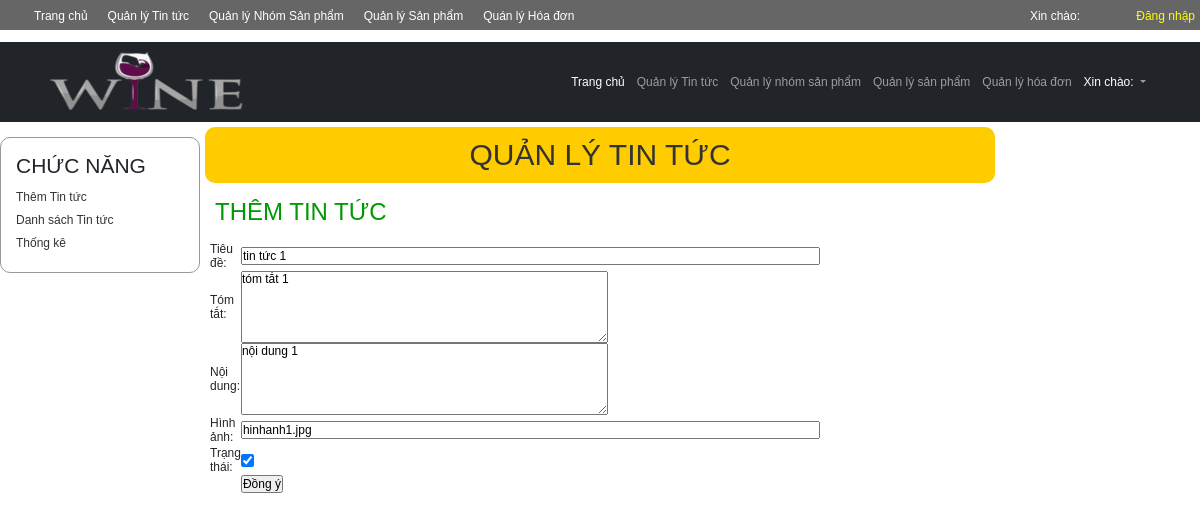
Page /index_admin.php?module=tintuc&act=sua&id=1 on the committed database.
### tables this page shows
CREATE TABLE `tbtintuc` (
  `id` int(11) NOT NULL,
  `tieude` varchar(255) NOT NULL,
  `tomtat` text DEFAULT NULL,
  `noidung` text DEFAULT NULL,
  `hinhanh` varchar(255) DEFAULT NULL,
  `ngaytao` datetime DEFAULT current_timestamp(),
  `trangthai` tinyint(1) NOT NULL DEFAULT 1
);

### Models/clsDatabase.php (called while the page is built, shortened)
<?php
class clsDatabase
{
	public $conn = NULL;
	function __construct()
	{
		try
		{
			$this->conn = new PDO("mysql:host=localhost;dbname=shop","root","");
			$this->conn->exec("SET NAMES UTF8");
		}
		catch(PDOException $ex)
		{
			echo "<h3>" . $ex->getMessage() . "</h3>";
			die("<h3> LỖI KẾT NỐI CSDL </h3>");
		}
	}
	function ThucthiSQL($sql, $data=NULL)
	{
		$this->pdo_stm = $this->conn->prepare($sql);
		$ketqua=false;
		if($data!=NULL)
			$ketqua = $this->pdo_stm->execute($data);
		else
			$ketqua = $this->pdo_stm->execute();
		return $ketqua;
	}
}
?>

### Models/clsTintuc.php (called while the page is built, shortened)
<?php
require_once("clsDatabase.php");
class clsTintuc
{
	public $db;
	function __construct()
	{
		$this->db = new clsDatabase();
	}
	function TimTheoIDTintuc($id)
	{
		$sql = "SELECT * FROM tbTintuc WHERE id=?";
		$data[] = $id;
 		$ketqua = $this->db->ThucthiSQL($sql,$data);
		if($ketqua==TRUE)
			$this->data = $this->db->pdo_stm->fetch();
		return $ketqua;
	}
}
?>

### Views/vSuaTintuc.php (the view, shortened to what this page needs)
 	<div id="content_left">
     	<div class="left1">
         	<h3>CHỨC NĂNG</h3>
             <p><a href="?module=<?=$module?>&act=them">Thêm Tin tức</a></p>
             <p><a href="?module=<?=$module?>">Danh sách Tin tức</a></p>
             <p><a href="?module=<?=$module?>">Thống kê</a></p>
         </div>
     </div>
     <div id="content_right">
     	<h1> QUẢN LÝ TIN TỨC</h1>
         <h2> THÊM TIN TỨC</h2>
         <div id="right_detail">
         <?php
	$row = $tintuc->data;
?>
         <form name="form1" method="post" action="?module=<?=$module?>&act=xulysua">
           <table width="600" border="0" align="center" cellpadding="0" cellspacing="0">
             <tr>
               <td width="120" height="30">Tiêu đề:</td>
               <td width="380"><input type="text" name="t1" id="t1" size="80" value="<?=$row["tieude"];?>"></td>
             </tr>
             <tr>
               <td height="30">Tóm tắt:</td>
               <td><textarea rows="5" cols="50" id="t2" name="t2"><?=$row["tomtat"];?></textarea></td>
             </tr>
             <tr>
               <td height="30">Nội dung:</td>
               <td><textarea rows="5" cols="50" id="t3" name="t3"><?=$row["noidung"];?></textarea></td>
             </tr>
             <tr>
               <td height="30">Hình ảnh:</td>
               <td><input type="text" name="t4" id="t4" size="80" value="<?=$row["hinhanh"];?>"></td>
             </tr>
              <tr>
               <td height="30">Trạng thái:</td>
               <td><input type="checkbox" name="c1" id="c1" value="1" <?=($row["trangthai"]==1?"checked":"")?> > </td>
             </tr>
             <tr>
               <td></td>
               <td><input type="submit" name="button" id="button" value="Đồng ý"></td>
             </tr>
           </table>
         </form>
</div>
     </div>

### css_Admin/Style.css (style rules this page uses)
* { margin:0px; padding:0px; box-sizing:border-box; font-family:Tahoma, Geneva, sans-serif; font-size:12px }
#content_left { width:200px; float:left }
#content_right { width:800px; float:left }
#content_right > h1 { color; text-align:center; padding:10px; margin:5px; background:#FC0; color:#333; border-radius:10px }
#content_right > h2 { color:#090; padding:10px; margin:5px; }
.left1 { width:200px; border:1px #999999 solid; border-radius:10px; margin:15px 0px; padding:15px; }
.left1 h3 { margin-bottom:10px }
.left1 p { margin:5px 0px }
.left1 a { text-decoration:none; color:#333 }

### css_Admin/ContentRight.css (style rules this page uses)
#right_detail { width:800px; height:auto; margin:0px; overflow:auto; padding:0px 10px }

### rows in the picture
tbtintuc: t1 "tin tức 1", t2 "tóm tắt 1", t3 "nội dung 1", t4 "hinhanh1.jpg", trangthai "☑"
